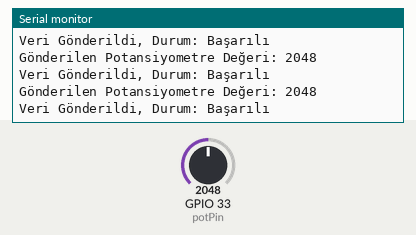
The sketch below on a simulated ESP32. Parts: the last lines printed to the serial monitor. The test bench sets the inputs (shaded band); at power-on: GPIO 33 (potPin) = 2048.

Above: at 1.3 s.
1.4 s: GPIO 33 (potPin) set to 2866
At 1.81 s:
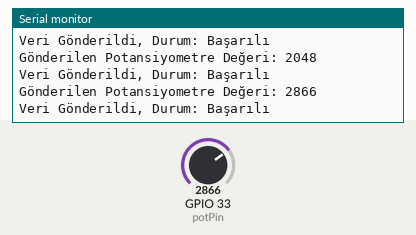
2.9 s: GPIO 33 (potPin) set to 3603
At 3.31 s:
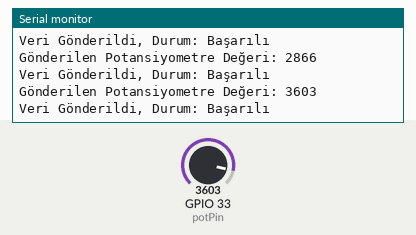
Timing chart, 0 to 5.9 s (numbered marks = the images above; inputs shaded):
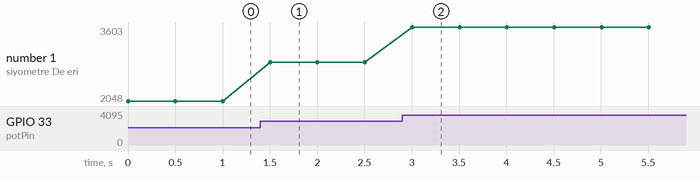

The sketch:

Potansiyometre_transmitter_espnow.ino
```cpp
#include <esp_now.h>
#include <WiFi.h>

uint8_t broadcastAddress[] = {0xE0,0x5A,0x1B,0xA7,0x17,0x74}; // Alıcı ESP32 MAC adresi
int potPin = 33;
int potValue;

typedef struct struct_message {
  int potValue;
} struct_message;

struct_message myData;

void OnDataSent(const uint8_t *mac_addr, esp_now_send_status_t status) {
  Serial.print("\nVeri Gönderildi, Durum: ");
  Serial.println(status == ESP_NOW_SEND_SUCCESS ? "Başarılı" : "Başarısız");
}

void setup() {
  Serial.begin(115200);

  WiFi.mode(WIFI_STA);

  if (esp_now_init() != ESP_OK) {
    Serial.println("ESP-NOW başlatılamadı");
    return;
  }
  esp_now_register_send_cb(OnDataSent);

  esp_now_peer_info_t peerInfo;
  memcpy(peerInfo.peer_addr, broadcastAddress, 6);
  peerInfo.channel = 0;
  peerInfo.encrypt = false;


  if (esp_now_add_peer(&peerInfo) != ESP_OK) {
    Serial.println("Alıcı eklenemedi");
    return;
  }
}

void loop() {
  potValue = analogRead(potPin);

  myData.potValue = potValue;
  esp_now_send(broadcastAddress, (uint8_t *) &myData, sizeof(myData));


  Serial.print("Gönderilen Potansiyometre Değeri: ");
  Serial.println(potValue);

  delay(500);
}
```

Measured:
- after the input at 1.4 s, the serial monitor: prints a new line after 0.10 s (image 1)
- after the input at 2.9 s, the serial monitor: prints a new line after 0.10 s (image 2)
- plotted number 1: 2048 → 2866 after the input at 1.4 s, 2866 → 3603 after the input at 2.9 s
